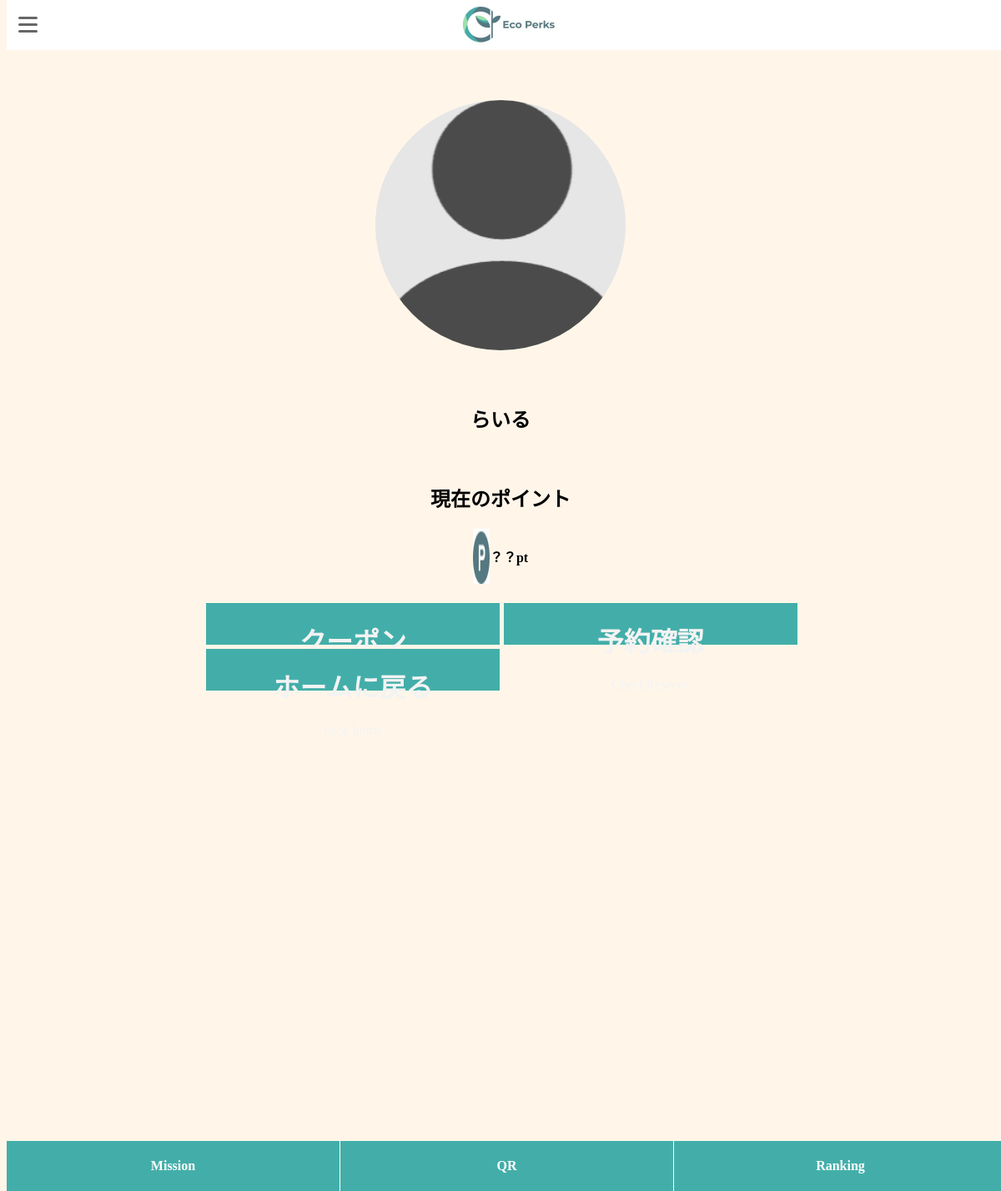
/PHP/Mypage_user.php (signed in), run on the app's committed database.
### tables this page shows
CREATE TABLE `users` (
  `id` int(11) NOT NULL,
  `username` varchar(255) NOT NULL,
  `providedPassword` varchar(255) NOT NULL,
  `email` varchar(255) NOT NULL,
  `imgpath` varchar(255) DEFAULT NULL
);

### PHP/Mypage_user.php (the view, shortened to what this page needs)
<!DOCTYPE html>
<html>
<head>
    <link rel="stylesheet" href="https://cdn.jsdelivr.net/npm/destyle.css@1.0.15/destyle.css"/>
    <link rel="stylesheet" href="../CSS/mypageStyle.css">
    <link rel="stylesheet" href="../CSS/hannbaka.css">
</head>
<body>
    <header>
    <?php
        if (isset($_SESSION['user_id'])) {
            $user_id = $_SESSION['user_id'];
        }
        require_once('../Model/dbmodel.php');
        try {
            $yoyakusql = "SELECT username FROM users_kokyaku INNER JOIN users ON users_kokyaku.user_id = users.id WHERE users.id = :user_id";
            $stmt = $pdo->prepare($yoyakusql);
            $stmt->bindParam(':user_id', $user_id, PDO::PARAM_INT);
            $stmt->execute();
            $row = $stmt->fetchAll(PDO::FETCH_ASSOC);
            $sql = "SELECT imgpath FROM users WHERE id = :id";
            $stmt2 = $pdo->prepare($sql);
            $stmt2->bindValue(':id', $user_id);
            $stmt2->execute();
            $image = $stmt2->fetch();
            } catch (PDOException $e) {
                echo "<p>データベースエラー: " . $e->getMessage() . "</p>";
            } catch (Exception $e) {
                echo "<p>エラー: " . $e->getMessage() . "</p>";
            }
    ?>
    <div class="flexBox">
        <div class="menu">
            <div class="openbtn"><span></span><span></span><span></span></div>
        </div>
        <div class="logo">
            <img src="../img/logo.jpg" alt="" class="logo2">
        </div>
        <div class="icon"></div>
    </div>
    </header>
    <div class="profile">
        <div class="userFlex">
            <div class="userFlexItem">
                <div id="dragDropArea">
                    <div class="drag-drop-inside">
                        <div id="previewArea">
                        <img src="../images/<?php echo $image['imgpath']; ?>" width="300" height="300" class="iconImg">
                        </div>
                    </div>
                </div>
            </div>
            <div class="userFlexItem">
                <h2 class="center">
                    <?php
                    if($row){
                        foreach($row as $rows){
                    $username = $rows['username'];
                     echo "$username";
                        }
                    }?>
                </h2>
            </div>
            <div class="userFlexItem">
                <h2 class="center">現在のポイント</h2>
                <div class="pointArea">
                    <img src="../img/point.jpg" alt="" class="point">
                    <h4>？？pt</h4>
                </div>
            </div>
        </div>
    </div>
    <div class="informationBox">
        <div class="boxA">
            <div class="box3">
            <a href="./coupons.php">
                <h1>クーポン</h1>
                <p>Conpon</p>
                </a>
            </div>
            <a href="ReserveCheck_Customer.php">
            <div class="box4">
                <h1>予約確認</h1>
                <p>CheckReserve</p>
            </div>
            </a>
        </div>
        <div class="boxA">
            <a href="../index.html">
            <div class="box4">
                <h1>ホームに戻る</h1>
                <p>back home</p>
            </div>
            </a>
        </div>
    </div>
    <div class="test" style="height: 700px;"></div>
    <footer>
        <div id="flexBox02">
            <div class="flexItem02">
                <h4>Mission</h4>
            </div>
            <div class="flexItem02">
                <h4>QR</h4>
            </div>
            <div class="flexItem02">
                <h4>Ranking</h4>
            </div>
        </div>
    </footer>
</body>
</html>

### CSS/mypageStyle.css (style rules this page uses)
body { background-color: #FFF6E9; }
h1 { color: #f3f3f3; }
p { color: #f3f3f3; }
.iconImg { border-radius: 50%; object-fit: cover; }
header { width: 100%; height: 60px; top: 0; background-color: white; position: fixed }
footer { background-color: #fff; color: #fff; width: 100%; height: 60px; bottom: 0; background-color: white; position: fixed }
#flexBox02 { display:flex; }
.flexItem02 { height: 70px; width: 100%; margin: 0 1px 0 0; text-align: center; background-color: #43AEA9; }
.menu { width: 100%; }
.logo { height: 60px; width: 100%; text-align: center; }
.logo2 { height: 60px; }
.icon { width: 100%; }
.flexBox { display: flex; }
.profile { margin-top: 80px; }
.userFlex { height: auto; margin: 20px 16px 0 16px; }
.userFlexItem { text-align: center; width: 100%; padding-top: 20px; }
#dragDropArea { margin: 10px; padding: 10px; text-align: center; }
.pointArea { display: flex; justify-content: center; }
.point { width: 20px; }
.center { text-align: center; }
.informationBox { text-align: center; margin:20px 20%; }
.boxA { width: 110%; border: none; }
.box3 { float: left; background-color: #43AEA9; width: 45%; height: 50px; margin: 2.5px; }
.box4 { float: left; background-color: #43AEA9; width: 45%; height: 50px; margin: 2.5px; }

### CSS/hannbaka.css (style rules this page uses)
.openbtn { position:fixed; z-index: 9999; top:5px; cursor: pointer; width: 50px; height:50px; }
.openbtn span { display: inline-block; transition: all .4s; position: absolute; left: 14px; height: 3px; border-radius: 2px; background-color: #666; width: 45%; }
.openbtn span:nth-of-type(1) { top:15px; }
.openbtn span:nth-of-type(2) { top:23px; }
.openbtn span:nth-of-type(3) { top:31px; }

### PHP/Mypage_user.php (style rules this page uses)
html { zoom:normal !important; }

### data on the page
users: imgpath (picture), username "らいる"
